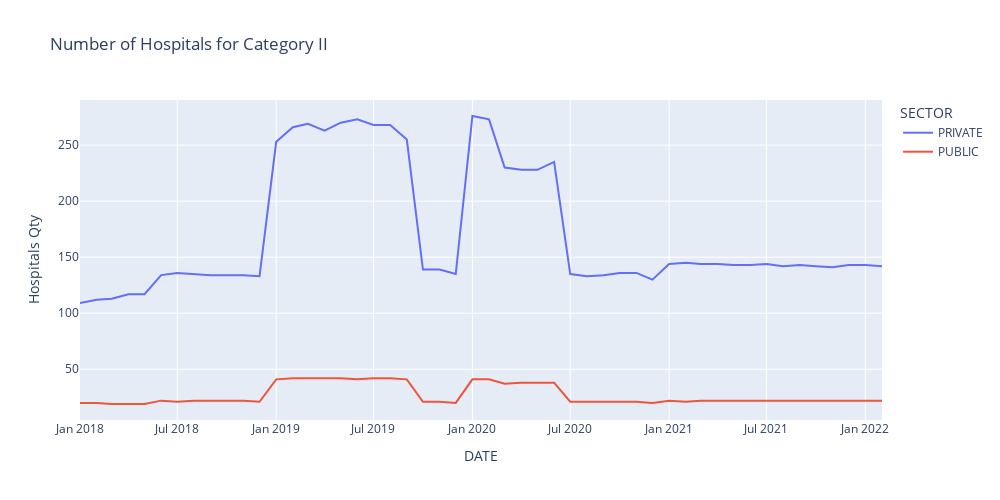

Notebook code cell kept with this figure:
### Code cell
data_temp =  data_category.groupby(['DATE', 'SECTOR', 'CO_IPRESS']).agg({ 'QTY_PEOPLE_SERVED': ['sum','count']})
data_temp.columns = data_temp.columns.droplevel()
data_temp = data_temp.reset_index()

data_temp =  data_temp.groupby(['DATE', 'SECTOR']).agg({ 'CO_IPRESS': ['count']})
data_temp.columns = data_temp.columns.droplevel()
data_temp = data_temp.reset_index()

data_temp = data_temp.rename(columns={'count':'Hospitals Qty',})

fig = px.line(data_temp, 
             x="DATE", 
             y="Hospitals Qty", 
             color="SECTOR",
             width=1000, height=500,
             title='Number of Hospitals for Category ' + TAG_CATEGORY,
            )

fig.show()
#fig.show(renderer="svg")

### Figure 1 — Plotly figure (JSON) as saved in the notebook; plotly's stock layout.template omitted (floating-point values rounded to 4 significant figures)
{"data": [{"hovertemplate": "SECTOR=PRIVATE<br>DATE=%{x}<br>Hospitals Qty=%{y}<extra></extra>", "legendgroup": "PRIVATE", "line": {"color": "#636efa", "dash": "solid"}, "marker": {"symbol": "circle"}, "mode": "lines", "name": "PRIVATE", "orientation": "v", "showlegend": true, "type": "scatter", "x": ["2018-01-01T00:00:00", "2018-02-01T00:00:00", "2018-03-01T00:00:00", "2018-04-01T00:00:00", "2018-05-01T00:00:00", "2018-06-01T00:00:00", "2018-07-01T00:00:00", "2018-08-01T00:00:00", "2018-09-01T00:00:00", "2018-10-01T00:00:00", "2018-11-01T00:00:00", "2018-12-01T00:00:00", "2019-01-01T00:00:00", "2019-02-01T00:00:00", "2019-03-01T00:00:00", "2019-04-01T00:00:00", "2019-05-01T00:00:00", "2019-06-01T00:00:00", "2019-07-01T00:00:00", "2019-08-01T00:00:00", "2019-09-01T00:00:00", "2019-10-01T00:00:00", "2019-11-01T00:00:00", "2019-12-01T00:00:00", "2020-01-01T00:00:00", "2020-02-01T00:00:00", "2020-03-01T00:00:00", "2020-04-01T00:00:00", "2020-05-01T00:00:00", "2020-06-01T00:00:00", "2020-07-01T00:00:00", "2020-08-01T00:00:00", "2020-09-01T00:00:00", "2020-10-01T00:00:00", "2020-11-01T00:00:00", "2020-12-01T00:00:00", "2021-01-01T00:00:00", "2021-02-01T00:00:00", "2021-03-01T00:00:00", "2021-04-01T00:00:00", "2021-05-01T00:00:00", "2021-06-01T00:00:00", "2021-07-01T00:00:00", "2021-08-01T00:00:00", "2021-09-01T00:00:00", "2021-10-01T00:00:00", "2021-11-01T00:00:00", "2021-12-01T00:00:00", "2022-01-01T00:00:00", "2022-02-01T00:00:00"], "xaxis": "x", "y": [109, 112, 113, 117, 117, 134, 136, 135, 134, 134, 134, 133, 253, 266, 269, 263, 270, 273, 268, 268, 255, 139, 139, 135, 276, 273, 230, 228, 228, 235, 135, 133, 134, 136, 136, 130, 144, 145, 144, 144, 143, 143, 144, 142, 143, 142, 141, 143, 143, 142], "yaxis": "y"}, {"hovertemplate": "SECTOR=PUBLIC<br>DATE=%{x}<br>Hospitals Qty=%{y}<extra></extra>", "legendgroup": "PUBLIC", "line": {"color": "#EF553B", "dash": "solid"}, "marker": {"symbol": "circle"}, "mode": "lines", "name": "PUBLIC", "orientation": "v", "showlegend": true, "type": "scatter", "x": ["2018-01-01T00:00:00", "2018-02-01T00:00:00", "2018-03-01T00:00:00", "2018-04-01T00:00:00", "2018-05-01T00:00:00", "2018-06-01T00:00:00", "2018-07-01T00:00:00", "2018-08-01T00:00:00", "2018-09-01T00:00:00", "2018-10-01T00:00:00", "2018-11-01T00:00:00", "2018-12-01T00:00:00", "2019-01-01T00:00:00", "2019-02-01T00:00:00", "2019-03-01T00:00:00", "2019-04-01T00:00:00", "2019-05-01T00:00:00", "2019-06-01T00:00:00", "2019-07-01T00:00:00", "2019-08-01T00:00:00", "2019-09-01T00:00:00", "2019-10-01T00:00:00", "2019-11-01T00:00:00", "2019-12-01T00:00:00", "2020-01-01T00:00:00", "2020-02-01T00:00:00", "2020-03-01T00:00:00", "2020-04-01T00:00:00", "2020-05-01T00:00:00", "2020-06-01T00:00:00", "2020-07-01T00:00:00", "2020-08-01T00:00:00", "2020-09-01T00:00:00", "2020-10-01T00:00:00", "2020-11-01T00:00:00", "2020-12-01T00:00:00", "2021-01-01T00:00:00", "2021-02-01T00:00:00", "2021-03-01T00:00:00", "2021-04-01T00:00:00", "2021-05-01T00:00:00", "2021-06-01T00:00:00", "2021-07-01T00:00:00", "2021-08-01T00:00:00", "2021-09-01T00:00:00", "2021-10-01T00:00:00", "2021-11-01T00:00:00", "2021-12-01T00:00:00", "2022-01-01T00:00:00", "2022-02-01T00:00:00"], "xaxis": "x", "y": [20, 20, 19, 19, 19, 22, 21, 22, 22, 22, 22, 21, 41, 42, 42, 42, 42, 41, 42, 42, 41, 21, 21, 20, 41, 41, 37, 38, 38, 38, 21, 21, 21, 21, 21, 20, 22, 21, 22, 22, 22, 22, 22, 22, 22, 22, 22, 22, 22, 22], "yaxis": "y"}], "layout": {"height": 500, "legend": {"title": {"text": "SECTOR"}, "tracegroupgap": 0}, "title": {"text": "Number of Hospitals for Category II"}, "width": 1000, "xaxis": {"anchor": "y", "domain": [0, 1], "title": {"text": "DATE"}}, "yaxis": {"anchor": "x", "domain": [0, 1], "title": {"text": "Hospitals Qty"}}}}
